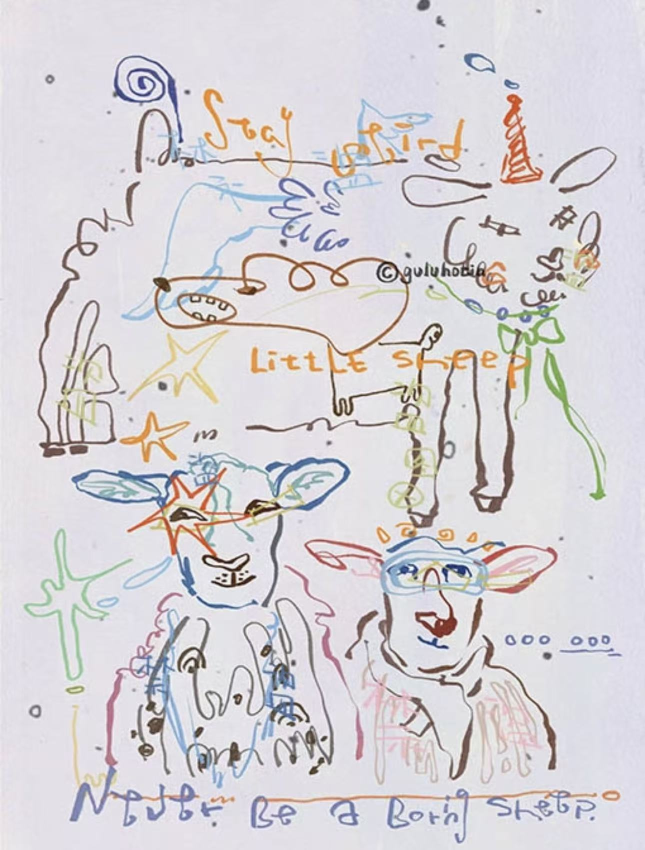
#> input picture apps/api/art_skills/jiuerli-visual-director/assets/line-authority-doodle-01.jpg, 1290 x 1700 px (shown at 1/2 size)
$ python -i cutout.py   (imports and definitions only)
#> lines starting #> are read from the running program, lines starting #| are printed output that depends on the picture; after the words box and inside, x2 and y2 are one past the last pixel; in counts of white or black regions, pixels touching at a corner belong together
#> further down, picture is the input picture: PIL image 1290x1700 RGB; mean R, G, B 214.4, 210.9, 214.8
"""Hand-cut sticker edge for generated art (tape collage, doodle): numpy + Pillow only.

If the image already has real transparency (tape motif), cut around its alpha. If it arrived on
paper (doodle), separate ink from the paper colour first. Then dilate into a generous paper
margin and roughen it with low-frequency noise and a coarse polygon feel, like scissors.
"""
import numpy as np
from PIL import Image, ImageDraw, ImageFilter


def _foreground(img: Image.Image) -> np.ndarray:
    a = np.asarray(img).astype(float)
    alpha = a[..., 3]
#> alpha: shape (1700, 1290) float64; every value is 255
    if (alpha < 250).mean() > 0.05:  # real transparency present
        return alpha > 40
    rgb = a[..., :3]
    border = np.concatenate([rgb[:30].reshape(-1, 3), rgb[-30:].reshape(-1, 3), rgb[:, :30].reshape(-1, 3), rgb[:, -30:].reshape(-1, 3)])
    distance = np.sqrt(((rgb - np.median(border, 0)) ** 2).sum(-1))
    smooth = np.asarray(Image.fromarray(np.clip(distance * 4, 0, 255).astype(np.uint8)).filter(ImageFilter.GaussianBlur(3)), float) / 4
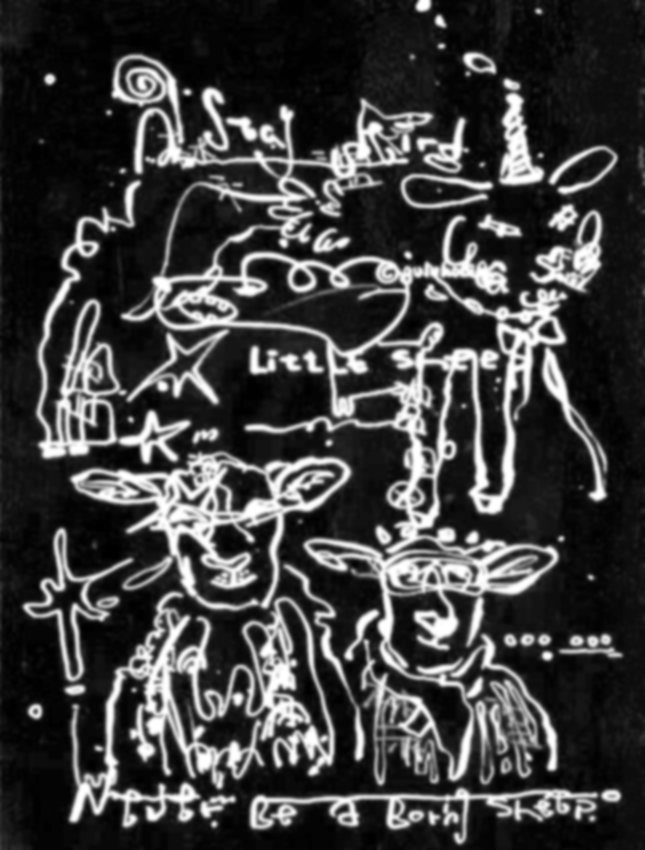
#> smooth: shape (1700, 1290) float64 (shown at 1/2 size); min 1, max 63.75, mean 16.4; drawn with min black and max white
    return smooth > 22
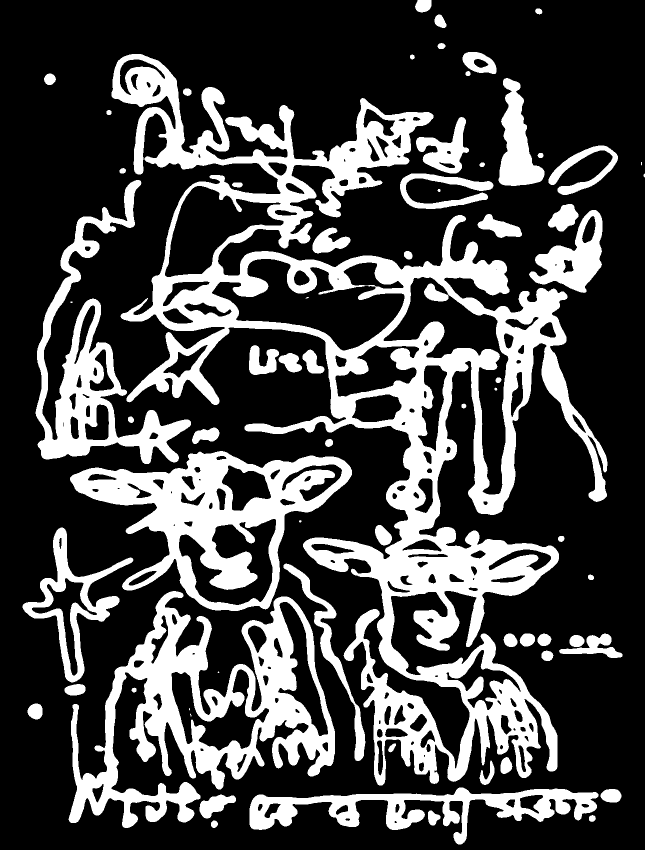
#> returned value: shape (1700, 1290) bool (shown at 1/2 size); 27.3% white; 69 white regions (8 under 20 px), largest, box (x1, y1, x2, y2) and area: (223, 108, 1215, 1571) 295448, (137, 1182, 670, 1656) 86062, (140, 902, 704, 1222) 64299


def hand_cut(img: Image.Image, margin: int = 26, seed: int = 5) -> Image.Image:
    img = img.convert('RGBA')
    fg = Image.fromarray((_foreground(img) * 255).astype(np.uint8))
    # close gaps between strokes/pieces, then fill enclosed holes via flood fill from the corner
    closed = fg.filter(ImageFilter.MaxFilter(15)).filter(ImageFilter.MinFilter(9))
#> closed: PIL image 1290x1700 L; 38.7% white; 21 white regions, largest, box (x1, y1, x2, y2) and area: (68, 105, 1246, 1692) 804950, (42, 1052, 270, 1394) 22897, (1004, 1264, 1248, 1325) 8501
    holes = closed.copy()
    ImageDraw.floodfill(holes, (0, 0), 128)
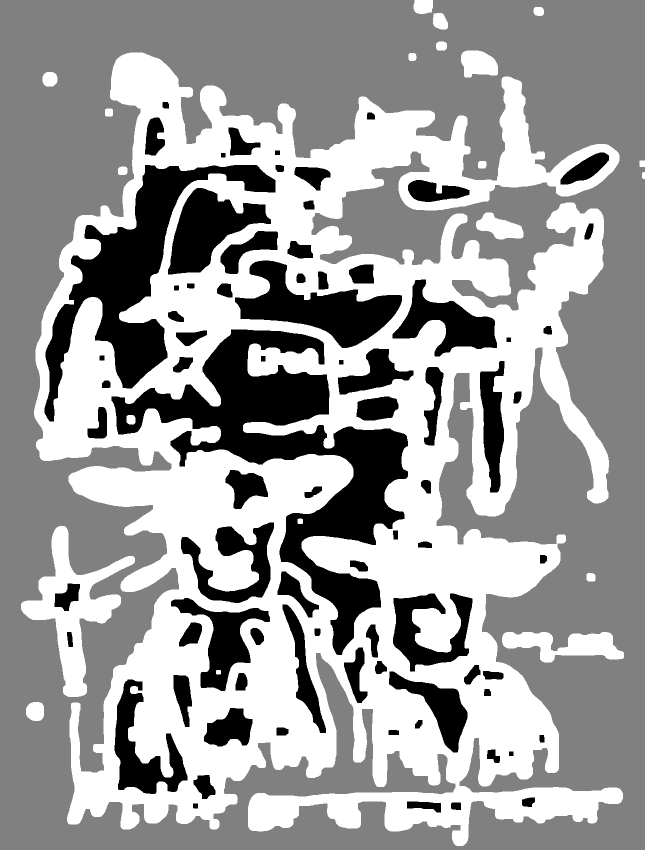
#> holes: PIL image 1290x1700 L (shown at 1/2 size); min 0, max 255, mean 156.2
    solid = np.asarray(holes) != 128
#> solid: shape (1700, 1290) bool; 55.1% white; 1 black region, box (x1, y1, x2, y2) and area: (0, 0, 1290, 1700) 985092
    # generous margin with a slowly wandering edge
    grown = np.asarray(Image.fromarray((solid * 255).astype(np.uint8)).filter(ImageFilter.GaussianBlur(margin * 0.9)), float) / 255
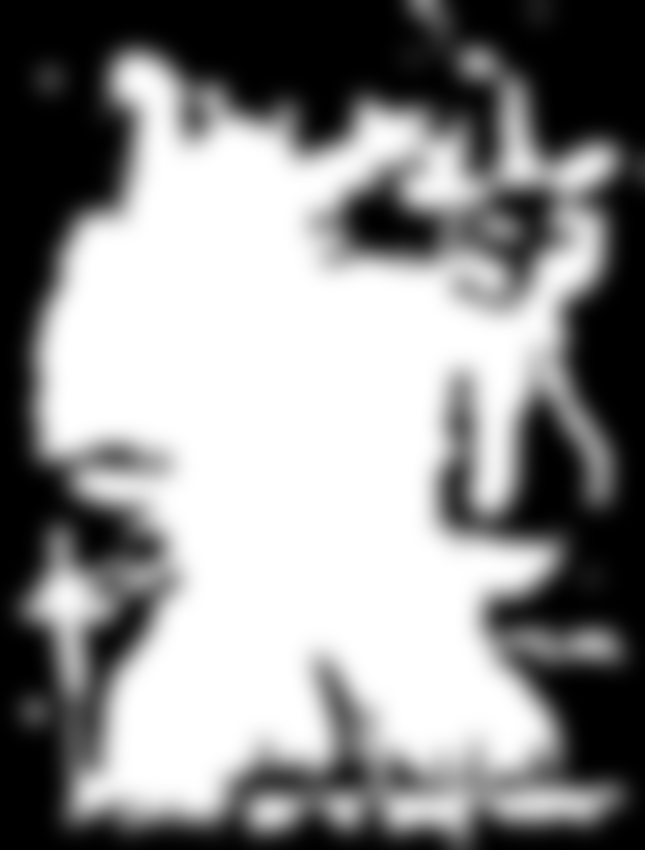
#> grown: shape (1700, 1290) float64 (shown at 1/2 size); min 0, max 1, mean 0.551
    rng = np.random.default_rng(seed)
    h, w = solid.shape
#> h = 1700; w = 1290
    noise = np.asarray(Image.fromarray(rng.integers(0, 255, (max(h // 40, 2), max(w // 40, 2)), dtype=np.uint8)).resize((w, h), Image.BICUBIC), float) / 255
    cut = (grown + (noise - 0.5) * 0.18) > 0.12
#> cut: shape (1700, 1290) bool; 72.8% white; 8 black regions, largest, box (x1, y1, x2, y2) and area: (0, 0, 982, 1700) 327855, (947, 360, 1290, 1700) 171058, (912, 0, 1290, 317) 77301
    coarse = Image.fromarray((cut * 255).astype(np.uint8)).resize((max(w // 14, 1), max(h // 14, 1)), Image.BILINEAR).resize((w, h), Image.BILINEAR)
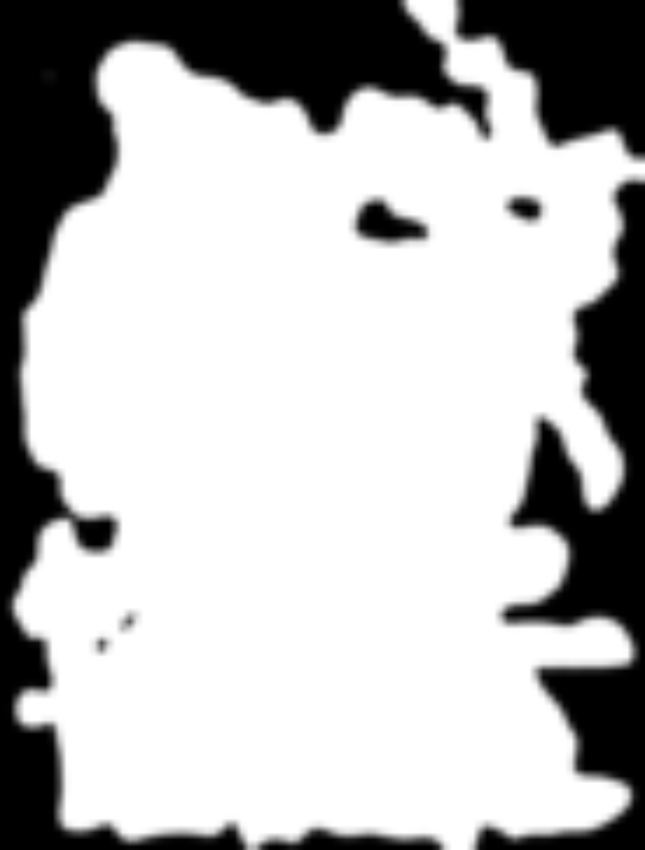
#> coarse: PIL image 1290x1700 L (shown at 1/2 size); min 0, max 255, mean 185.7
    alpha = coarse.point(lambda v: 255 if v > 128 else 0).filter(ImageFilter.GaussianBlur(0.8))
#> alpha: PIL image 1290x1700 L
    base = img.copy()
    if (np.asarray(img)[..., 3] < 250).mean() > 0.05:  # transparent motif: back it with paper inside the cut
        paper = Image.new('RGBA', img.size, (250, 246, 238, 255))
        paper.alpha_composite(img)
        base = paper
    base.putalpha(alpha)
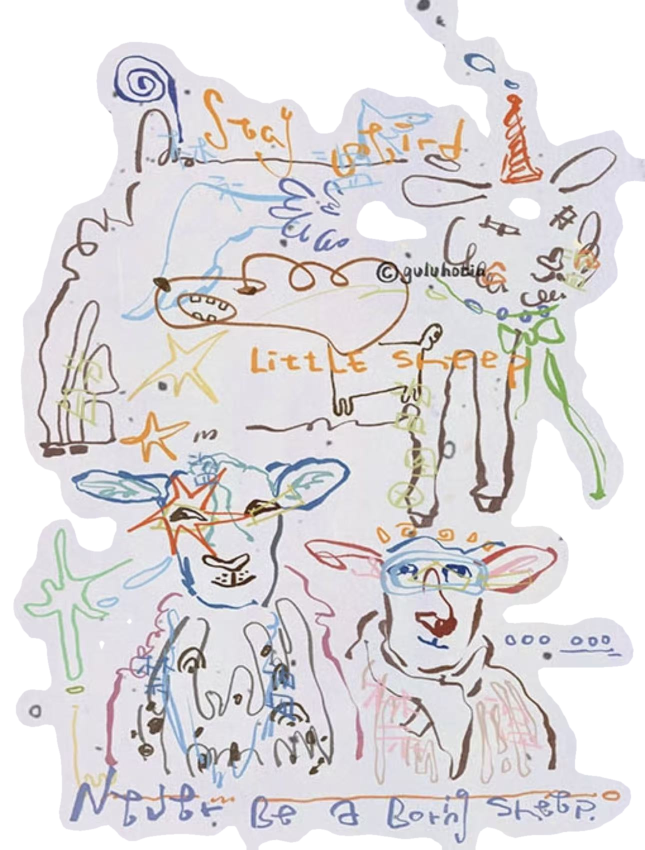
#> base: PIL image 1290x1700 RGBA (shown at 1/2 size); mean R, G, B, A 214.4, 210.9, 214.8, 185.7; transparent parts drawn white
    box = base.getbbox()
#> box = (25, 0, 1290, 1700)
    return base.crop(box) if box else base
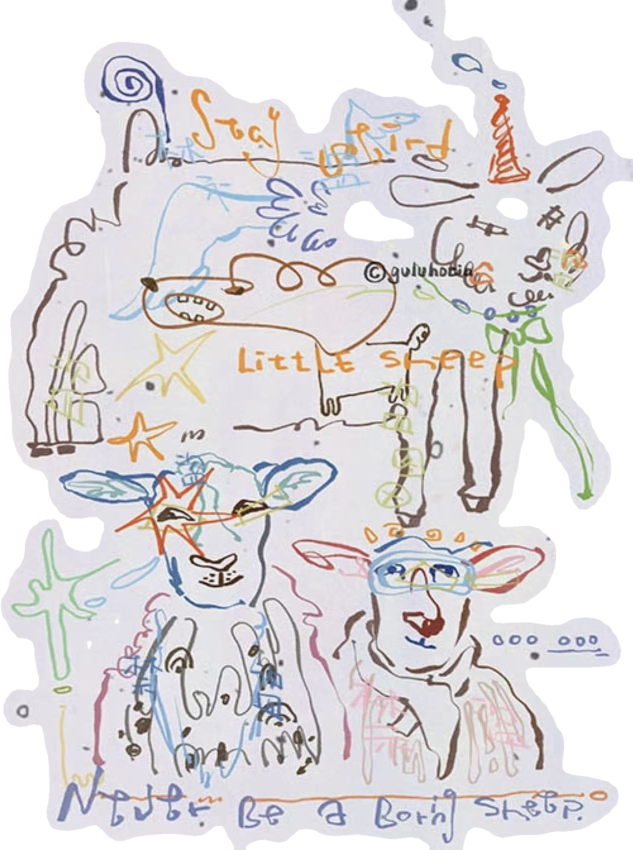
#> returned value: PIL image 1265x1700 RGBA (shown at 1/2 size); mean R, G, B, A 214.2, 210.6, 214.5, 189.4; transparent parts drawn white

>>> from PIL import Image
>>> picture = Image.open('../art_skills/jiuerli-visual-director/assets/line-authority-doodle-01.jpg')
>>> result = hand_cut(picture)
